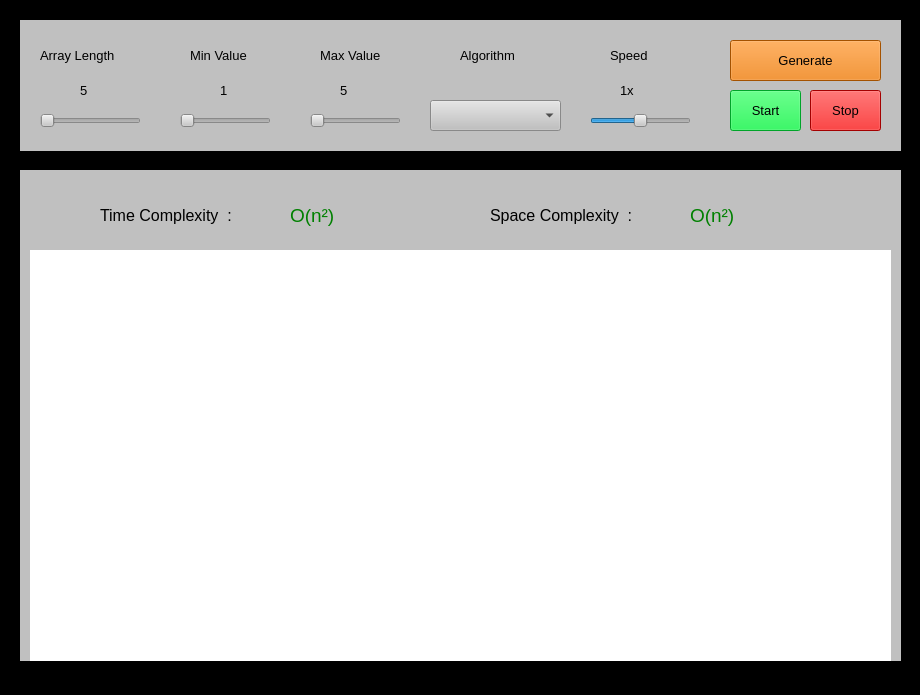
<?xml version="1.0" encoding="UTF-8"?>
<ui version="4.0">
 <class>MainWindow</class>
 <widget class="QMainWindow" name="MainWindow">
  <property name="geometry">
   <rect>
    <x>0</x>
    <y>0</y>
    <width>920</width>
    <height>695</height>
   </rect>
  </property>
  <property name="windowTitle">
   <string>MainWindow</string>
  </property>
  <property name="styleSheet">
   <string notr="true">background:black</string>
  </property>
  <widget class="QWidget" name="centralwidget">
   <widget class="QWidget" name="widget" native="true">
    <property name="geometry">
     <rect>
      <x>20</x>
      <y>20</y>
      <width>881</width>
      <height>131</height>
     </rect>
    </property>
    <property name="styleSheet">
     <string notr="true">background:silver</string>
    </property>
    <widget class="QLabel" name="label_3">
     <property name="geometry">
      <rect>
       <x>20</x>
       <y>20</y>
       <width>111</width>
       <height>31</height>
      </rect>
     </property>
     <property name="font">
      <font>
       <pointsize>10</pointsize>
      </font>
     </property>
     <property name="text">
      <string>Array Length</string>
     </property>
    </widget>
    <widget class="QSlider" name="lenslider">
     <property name="geometry">
      <rect>
       <x>20</x>
       <y>90</y>
       <width>101</width>
       <height>21</height>
      </rect>
     </property>
     <property name="cursor">
      <cursorShape>PointingHandCursor</cursorShape>
     </property>
     <property name="minimum">
      <number>5</number>
     </property>
     <property name="maximum">
      <number>20</number>
     </property>
     <property name="orientation">
      <enum>Qt::Horizontal</enum>
     </property>
    </widget>
    <widget class="QSlider" name="minslider">
     <property name="geometry">
      <rect>
       <x>160</x>
       <y>90</y>
       <width>91</width>
       <height>21</height>
      </rect>
     </property>
     <property name="cursor">
      <cursorShape>PointingHandCursor</cursorShape>
     </property>
     <property name="minimum">
      <number>1</number>
     </property>
     <property name="maximum">
      <number>10</number>
     </property>
     <property name="orientation">
      <enum>Qt::Horizontal</enum>
     </property>
    </widget>
    <widget class="QLabel" name="label_4">
     <property name="geometry">
      <rect>
       <x>170</x>
       <y>20</y>
       <width>91</width>
       <height>31</height>
      </rect>
     </property>
     <property name="font">
      <font>
       <pointsize>10</pointsize>
      </font>
     </property>
     <property name="text">
      <string>Min Value</string>
     </property>
    </widget>
    <widget class="QSlider" name="maxslider">
     <property name="geometry">
      <rect>
       <x>290</x>
       <y>90</y>
       <width>91</width>
       <height>21</height>
      </rect>
     </property>
     <property name="cursor">
      <cursorShape>PointingHandCursor</cursorShape>
     </property>
     <property name="minimum">
      <number>5</number>
     </property>
     <property name="maximum">
      <number>30</number>
     </property>
     <property name="orientation">
      <enum>Qt::Horizontal</enum>
     </property>
    </widget>
    <widget class="QLabel" name="label_5">
     <property name="geometry">
      <rect>
       <x>300</x>
       <y>20</y>
       <width>91</width>
       <height>31</height>
      </rect>
     </property>
     <property name="font">
      <font>
       <pointsize>10</pointsize>
      </font>
     </property>
     <property name="text">
      <string>Max Value</string>
     </property>
    </widget>
    <widget class="QComboBox" name="algorithm">
     <property name="geometry">
      <rect>
       <x>410</x>
       <y>80</y>
       <width>131</width>
       <height>31</height>
      </rect>
     </property>
     <property name="font">
      <font>
       <pointsize>10</pointsize>
      </font>
     </property>
     <property name="cursor">
      <cursorShape>PointingHandCursor</cursorShape>
     </property>
     <property name="placeholderText">
      <string>Select Algo</string>
     </property>
     <item>
      <property name="text">
       <string>Bubble Sort</string>
      </property>
     </item>
     <item>
      <property name="text">
       <string>Insertion Sort</string>
      </property>
     </item>
     <item>
      <property name="text">
       <string>Selection Sort</string>
      </property>
     </item>
     <item>
      <property name="text">
       <string>Merge Sort</string>
      </property>
     </item>
     <item>
      <property name="text">
       <string>Quick Sort</string>
      </property>
     </item>
    </widget>
    <widget class="QLabel" name="label_6">
     <property name="geometry">
      <rect>
       <x>440</x>
       <y>20</y>
       <width>91</width>
       <height>31</height>
      </rect>
     </property>
     <property name="font">
      <font>
       <pointsize>10</pointsize>
      </font>
     </property>
     <property name="text">
      <string>Algorithm</string>
     </property>
    </widget>
    <widget class="QLabel" name="label_7">
     <property name="geometry">
      <rect>
       <x>590</x>
       <y>20</y>
       <width>91</width>
       <height>31</height>
      </rect>
     </property>
     <property name="font">
      <font>
       <pointsize>10</pointsize>
      </font>
     </property>
     <property name="text">
      <string>Speed</string>
     </property>
    </widget>
    <widget class="QSlider" name="speedslider">
     <property name="geometry">
      <rect>
       <x>570</x>
       <y>90</y>
       <width>101</width>
       <height>21</height>
      </rect>
     </property>
     <property name="cursor">
      <cursorShape>PointingHandCursor</cursorShape>
     </property>
     <property name="maximum">
      <number>6</number>
     </property>
     <property name="pageStep">
      <number>10</number>
     </property>
     <property name="sliderPosition">
      <number>3</number>
     </property>
     <property name="orientation">
      <enum>Qt::Horizontal</enum>
     </property>
    </widget>
    <widget class="QPushButton" name="generate">
     <property name="geometry">
      <rect>
       <x>710</x>
       <y>20</y>
       <width>151</width>
       <height>41</height>
      </rect>
     </property>
     <property name="font">
      <font>
       <pointsize>10</pointsize>
      </font>
     </property>
     <property name="cursor">
      <cursorShape>PointingHandCursor</cursorShape>
     </property>
     <property name="styleSheet">
      <string notr="true">QPushButton
{
 background:#e67300;
}
QPushButton::hover
{
 background: #cc6600;
}</string>
     </property>
     <property name="text">
      <string>Generate</string>
     </property>
    </widget>
    <widget class="QPushButton" name="start">
     <property name="geometry">
      <rect>
       <x>710</x>
       <y>70</y>
       <width>71</width>
       <height>41</height>
      </rect>
     </property>
     <property name="font">
      <font>
       <pointsize>10</pointsize>
      </font>
     </property>
     <property name="cursor">
      <cursorShape>PointingHandCursor</cursorShape>
     </property>
     <property name="styleSheet">
      <string notr="true">QPushButton
{
  background:#00e639;
}
QPushButton::hover
{
  background: #00cc33;
}</string>
     </property>
     <property name="text">
      <string>Start</string>
     </property>
    </widget>
    <widget class="QPushButton" name="stop">
     <property name="geometry">
      <rect>
       <x>790</x>
       <y>70</y>
       <width>71</width>
       <height>41</height>
      </rect>
     </property>
     <property name="font">
      <font>
       <pointsize>10</pointsize>
      </font>
     </property>
     <property name="cursor">
      <cursorShape>PointingHandCursor</cursorShape>
     </property>
     <property name="styleSheet">
      <string notr="true">QPushButton
{
 background:#e60000;
}
.QPushButton::hover
{
  background:#cc0000;
}</string>
     </property>
     <property name="text">
      <string>Stop</string>
     </property>
    </widget>
    <widget class="QLabel" name="lenval">
     <property name="geometry">
      <rect>
       <x>60</x>
       <y>60</y>
       <width>41</width>
       <height>21</height>
      </rect>
     </property>
     <property name="font">
      <font>
       <pointsize>10</pointsize>
      </font>
     </property>
     <property name="text">
      <string>5</string>
     </property>
    </widget>
    <widget class="QLabel" name="minval">
     <property name="geometry">
      <rect>
       <x>200</x>
       <y>60</y>
       <width>41</width>
       <height>21</height>
      </rect>
     </property>
     <property name="font">
      <font>
       <pointsize>10</pointsize>
      </font>
     </property>
     <property name="text">
      <string>1</string>
     </property>
    </widget>
    <widget class="QLabel" name="maxval">
     <property name="geometry">
      <rect>
       <x>320</x>
       <y>60</y>
       <width>41</width>
       <height>21</height>
      </rect>
     </property>
     <property name="font">
      <font>
       <pointsize>10</pointsize>
      </font>
     </property>
     <property name="text">
      <string>5</string>
     </property>
    </widget>
    <widget class="QLabel" name="speedval">
     <property name="geometry">
      <rect>
       <x>600</x>
       <y>60</y>
       <width>61</width>
       <height>21</height>
      </rect>
     </property>
     <property name="font">
      <font>
       <pointsize>10</pointsize>
      </font>
     </property>
     <property name="text">
      <string>1x</string>
     </property>
    </widget>
   </widget>
   <widget class="QWidget" name="widget_2" native="true">
    <property name="geometry">
     <rect>
      <x>20</x>
      <y>170</y>
      <width>881</width>
      <height>491</height>
     </rect>
    </property>
    <property name="styleSheet">
     <string notr="true">background:silver</string>
    </property>
    <widget class="QWidget" name="widget_3" native="true">
     <property name="geometry">
      <rect>
       <x>10</x>
       <y>80</y>
       <width>861</width>
       <height>411</height>
      </rect>
     </property>
     <property name="cursor">
      <cursorShape>PointingHandCursor</cursorShape>
     </property>
     <property name="styleSheet">
      <string notr="true">background:white</string>
     </property>
    </widget>
    <widget class="QLabel" name="label">
     <property name="geometry">
      <rect>
       <x>80</x>
       <y>30</y>
       <width>181</width>
       <height>31</height>
      </rect>
     </property>
     <property name="font">
      <font>
       <pointsize>12</pointsize>
      </font>
     </property>
     <property name="text">
      <string>Time Complexity  : </string>
     </property>
    </widget>
    <widget class="QLabel" name="label_2">
     <property name="geometry">
      <rect>
       <x>470</x>
       <y>30</y>
       <width>191</width>
       <height>31</height>
      </rect>
     </property>
     <property name="font">
      <font>
       <pointsize>12</pointsize>
      </font>
     </property>
     <property name="text">
      <string>Space Complexity  : </string>
     </property>
    </widget>
    <widget class="QLabel" name="tmcomp">
     <property name="geometry">
      <rect>
       <x>270</x>
       <y>30</y>
       <width>171</width>
       <height>31</height>
      </rect>
     </property>
     <property name="font">
      <font>
       <pointsize>14</pointsize>
      </font>
     </property>
     <property name="styleSheet">
      <string notr="true">color:green</string>
     </property>
     <property name="text">
      <string>O(n²)</string>
     </property>
    </widget>
    <widget class="QLabel" name="spcomp">
     <property name="geometry">
      <rect>
       <x>670</x>
       <y>30</y>
       <width>151</width>
       <height>31</height>
      </rect>
     </property>
     <property name="font">
      <font>
       <pointsize>14</pointsize>
      </font>
     </property>
     <property name="styleSheet">
      <string notr="true">color:green</string>
     </property>
     <property name="text">
      <string>O(n²)</string>
     </property>
    </widget>
   </widget>
  </widget>
  <widget class="QStatusBar" name="statusbar"/>
 </widget>
 <resources/>
 <connections/>
</ui>
